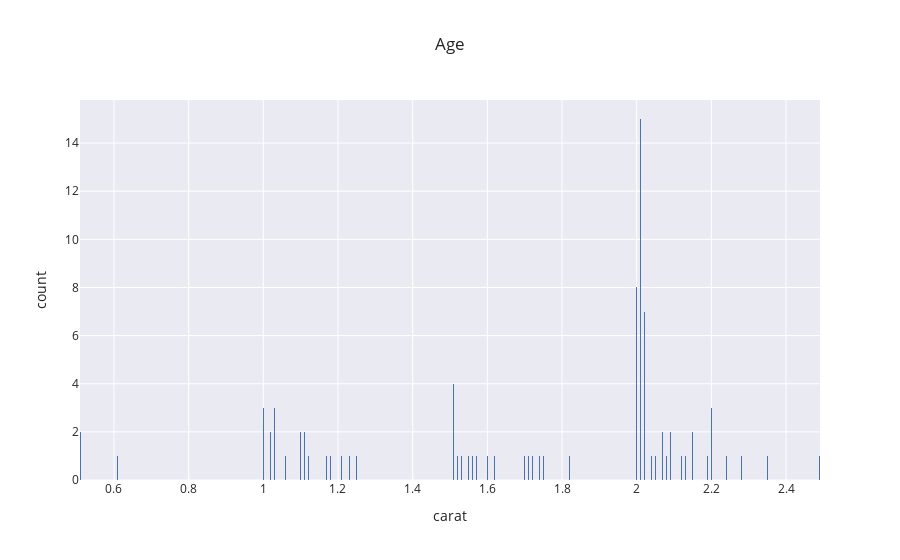

Source (notebook cell):
### Code cell
fig=px.histogram(dftest.loc[(dftest['Diff']>1500)], x='carat',nbins=1000,template='seaborn',title='Age',barmode='group')
fig.show()

### Figure 1 — Plotly figure (JSON) as saved in the notebook; plotly's stock layout.template omitted (floating-point values rounded to 4 significant figures)
{"data": [{"alignmentgroup": "True", "bingroup": "x", "hovertemplate": "carat=%{x}<br>count=%{y}<extra></extra>", "legendgroup": "", "marker": {"color": "rgb(76,114,176)"}, "name": "", "nbinsx": 1000, "offsetgroup": "", "orientation": "v", "showlegend": false, "type": "histogram", "x": [2.07, 2, 0.61, 2.18, 1.55, 1.01, 1.01, 1.2, 2.01, 2.01, 1.74, 1.11, 2, 1.09, 1.51, 2, 2.01, 1.54, 2.01, 2.36, 2.03, 2.2, 1.2, 2.18, 2.01, 1.09, 2.01, 1.7, 2.28, 1.05, 2.24, 2.13, 2.01, 1.23, 1.71, 1.1, 1.5, 1.01, 2.05, 1, 2.02, 1.2, 1.1, 0.9, 2.09, 2, 1.72, 2.02, 2.04, 1.06, 1.5, 2.01, 1.52, 0.51, 1.5, 2.09, 1.01, 2, 2.14, 1.57, 1.03, 1.51, 1.03, 1.62, 1.6, 1.25, 2.15, 1.5, 2.29, 2.01, 2.01, 1.12, 2.01, 1.53, 2.02, 1.5, 1.03, 1.17, 1.21, 1.61, 1.24, 1.02, 1.5, 1.54, 2.01, 1.5, 1.16, 1.51, 2.07, 2.08, 1.5, 2.19, 1.51, 2.49, 2.2, 2.02, 1.56, 2.06, 2.01, 2, 2.06, 2.02, 1.02, 1.75, 2.35, 2.12, 2.1, 2.15, 2.01, 2, 1, 2.01, 1.82, 1.58, 2.2, 1.11, 1.54, 1.54, 2.02, 1, 2, 2.02, 0.51, 1.18], "xaxis": "x", "yaxis": "y"}], "layout": {"autosize": true, "barmode": "group", "legend": {"tracegroupgap": 0}, "title": {"text": "Age"}, "xaxis": {"anchor": "y", "autorange": true, "domain": [0, 1], "range": [0.509, 2.491], "title": {"text": "carat"}, "type": "linear"}, "yaxis": {"anchor": "x", "autorange": true, "domain": [0, 1], "range": [0, 15.79], "title": {"text": "count"}}}}
